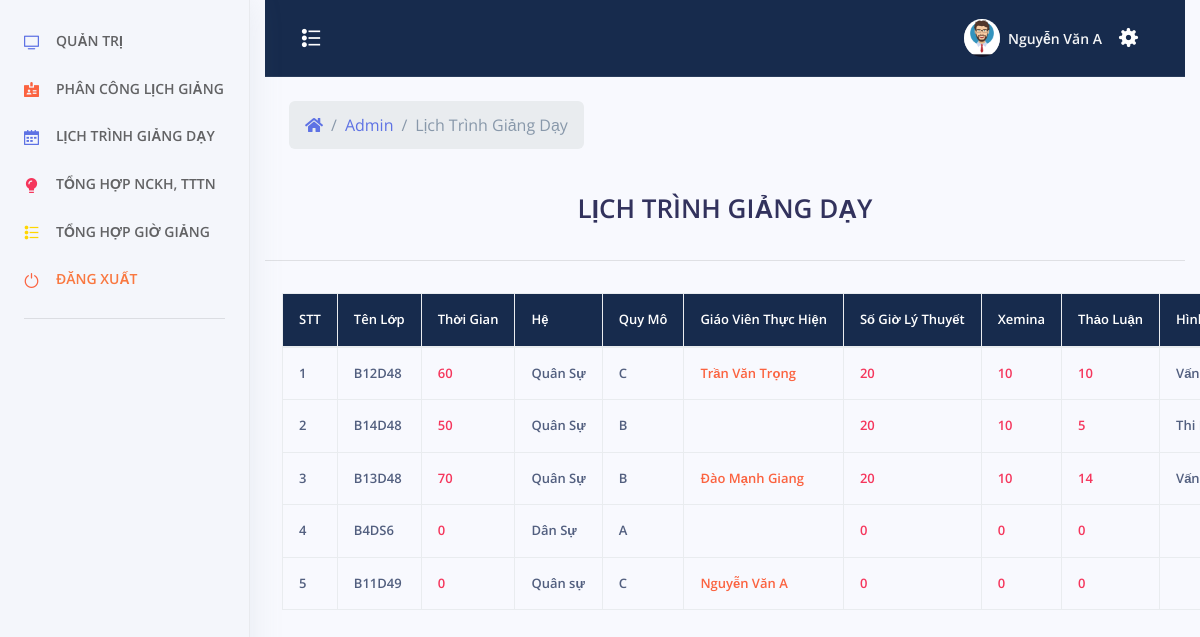
/admin/index.php?menu=lichtrinh (signed in), run on the app's committed database.
### tables this page shows
CREATE TABLE `lop_hoc` (
  `id_lop` int(11) NOT NULL,
  `ten_lop` varchar(50) NOT NULL,
  `chuyen_nganh` varchar(50) NOT NULL,
  `thoi_gian` int(11) NOT NULL,
  `thoi_khoa_bieu` longtext NOT NULL,
  `quy_mo` varchar(50) NOT NULL,
  `si_so` int(11) NOT NULL,
  `id_gvphutrach` int(11) NOT NULL,
  `id_gvthamgia` int(11) NOT NULL,
  `thoigian_gv_phutrach` int(11) NOT NULL,
  `thoigian_gv_thamgia` int(11) NOT NULL,
  `thoigian_chitiet_gvphutrach` int(11) NOT NULL,
  `thoigian_chitiet_gvthamgia` int(11) NOT NULL,
  `he` varchar(50) NOT NULL,
  `so_gio_ly_thuyet` int(11) NOT NULL,
  `so_gio_ly_thuyet_gvphutrach` int(11) NOT NULL,
  `so_gio_ly_thuyet_gvthamgia` int(11) NOT NULL,
  `xemina` int(11) NOT NULL,
  `xemina_gvphutrach` int(11) NOT NULL,
  `xemina_gvthamgia` int(11) NOT NULL,
  `thaoluan` int(11) NOT NULL,
  `thaoluan_gvphutrach` int(11) NOT NULL,
  `thaoluan_gvthamgia` int(11) NOT NULL,
  `hinh_thuc_thi` varchar(50) NOT NULL,
  `tong_gio_gvphutrach` int(11) NOT NULL,
  `tong_gio_gvthamgia` int(11) NOT NULL,
  `ghi-chu` varchar(500) NOT NULL
);

CREATE TABLE `tai_khoan` (
  `id_tai_khoan` int(11) NOT NULL,
  `ten_tai_khoan` varchar(30) NOT NULL,
  `mat_khau` varchar(100) NOT NULL,
  `nhom_tai_khoan` tinyint(2) NOT NULL,
  `ten_sinh_vien` varchar(100) NOT NULL,
  `sdt` varchar(20) NOT NULL,
  `ngay_sinh` varchar(50) NOT NULL,
  `ngay_tao` datetime NOT NULL
);

### admin/lichtrinh.php (the view, shortened to what this page needs)
<?php
	include_once('../config/config.php');
	include_once('../header.php');
 ?>
<?php
		if($_SESSION["taikhoan"] == NULL){ ?>
			<script>
				window.location.href="../tai-khoan/dang-nhap.php";
			</script>
		<?php }else {?>
			<div class="row align-items-center py-4">
            <div class="col-lg-6 col-7">
              <nav aria-label="breadcrumb" class="d-none d-md-inline-block ml-md-4">
                <ol class="breadcrumb breadcrumb-links breadcrumb-dark">
                  <li class="breadcrumb-item"><a href="#"><i class="fas fa-home"></i></a></li>
                  <li class="breadcrumb-item"><a href="index.php">Admin</a></li>
                  <li class="breadcrumb-item active" aria-current="page">Lịch Trình Giảng Dạy</li>
                </ol>
              </nav>
            </div>
          </div>
		<?php
			$sql = "SELECT * FROM `lop_hoc`";
			$qr = mysqli_query($conn, $sql);
		 ?>
			<div class="caption">
			<h1 style="text-align: center">LỊCH TRÌNH GIẢNG DẠY</h1>
			</div>
			<hr>
			<div class="row">
				<table class="table table-bordered table-responsive">
					<tr class="chimuc">
						<th>STT</th>
						<th>Tên Lớp</th>
						<th>Thời Gian</th>
						<th>Hệ</th>
						<th>Quy Mô</th>
						<th>Giáo Viên Thực Hiện</th>
                        <th>Số Giờ Lý Thuyết</th>
                        <th>Xemina</th>
                        <th>Thảo Luận</th>
						<th>Hình Thức Thi</th>
					</tr>
					<tbody>
					<?php $stt = 1; ?>
					<?php while($row = mysqli_fetch_assoc($qr)){ ?>
						<tr>
							<td><?php echo $stt;?></td>
							<td>
							<?php echo $row["ten_lop"]; ?>
							</td>
							<td style="color: #f5365c;"><?php echo $row["thoi_gian"]?></td>
							<td><?php echo $row["he"]?></td>
							<td><?php echo $row["quy_mo"]?></td>
							<td  style="color: #fb6340;">
                            <?php $idgv1 = $row["id_gvphutrach"];
                            $sqlgv1 = "SELECT `ten_sinh_vien` FROM `tai_khoan` WHERE `id_tai_khoan` = '$idgv1'";
                            $qrgv1 = mysqli_query($conn, $sqlgv1);
                            $rowgv1 = mysqli_fetch_assoc($qrgv1);
                            echo $rowgv1["ten_sinh_vien"];
                            ?>
							</td>
							<td style="color: #f5365c;"><?php echo $row["so_gio_ly_thuyet"]?></td>
							<td style="color: #f5365c;"><?php echo $row["xemina"]?></td>
							<td style="color: #f5365c;"><?php echo $row["thaoluan"]?></td>
							<td><?php echo $row["hinh_thuc_thi"]?></td>
						</tr>
						<?php $stt = $stt + 1; ?>
						<?php } ?>
					</tbody>
				</table>
<br>
			</div>
    <?php } ?>
</div>
 <?php
	include_once('../footer.php');
 ?>

### assets/css/style.css (style rules this page uses)
table.table.table-bordered { border: none; }
table.table.table-bordered.table-responsive { margin-left: 32px; }
tr.chimuc { background-color: #172b4d; }
tr.chimuc th { color: white; }
.table td, .table th { font-size: .8125rem; white-space: nowrap; font-weight: 600!important; }

### data on the page
lop_hoc: ten_lop "B12D48", thoi_gian "60", he "Quân Sự", quy_mo "C", tai_khoan.ten_sinh_vien "Trần Văn Trọng", so_gio_ly_thuyet "20", xemina "10", thaoluan "10", hinh_thuc_thi "Vấn…"
lop_hoc: ten_lop "B14D48", thoi_gian "50", he "Quân Sự", quy_mo "B", so_gio_ly_thuyet "20", xemina "10", thaoluan "5", hinh_thuc_thi "Thi…"
lop_hoc: ten_lop "B13D48", thoi_gian "70", he "Quân Sự", quy_mo "B", tai_khoan.ten_sinh_vien "Đào Mạnh Giang", so_gio_ly_thuyet "20", xemina "10", thaoluan "14", hinh_thuc_thi "Vấn…"
lop_hoc: ten_lop "B4DS6", thoi_gian "0", he "Dân Sự", quy_mo "A", so_gio_ly_thuyet "0", xemina "0", thaoluan "0"
lop_hoc: ten_lop "B11D49", thoi_gian "0", he "Quân sự", quy_mo "C", tai_khoan.ten_sinh_vien "Nguyễn Văn A", so_gio_ly_thuyet "0", xemina "0", thaoluan "0"

### other printed values
$_SESSION["tensv"] "Nguyễn Văn A"
